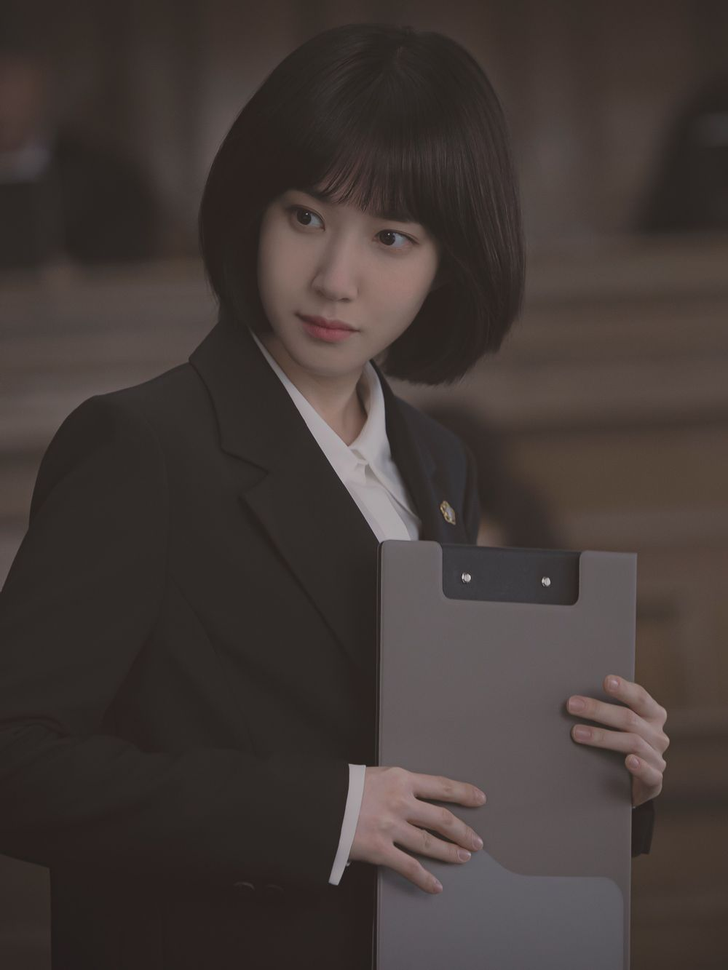
#> input picture mldl_work/ex0726/wyw.png, 728 x 970 px, shrunk from 1000 x 1333 before the run
$ jupyter execute ex02.ipynb
#> lines starting #> are read from the running program, lines starting #| are printed output that depends on the picture
[cell 1]
import cv2

[cell 2]
woyo=cv2.imread('wyw.png')
#> woyo is the input picture: shape (970, 728, 3); mean B, G, R 55.1, 58.2, 67.1
print(woyo.shape)
#| (970, 728, 3)
pltwoyo=cv2.cvtColor(woyo,cv2.COLOR_BGR2RGB)

[cell 3]
import matplotlib.pyplot as plt

plt.scatter([10,20,30],[10,20,30],s=100)
plt.text(100,200,'hihihi')
plt.axis('off')
plt.imshow(pltwoyo)
plt.show()
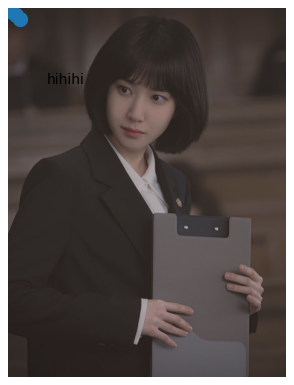
#> figure drawn by matplotlib, 1 panel
